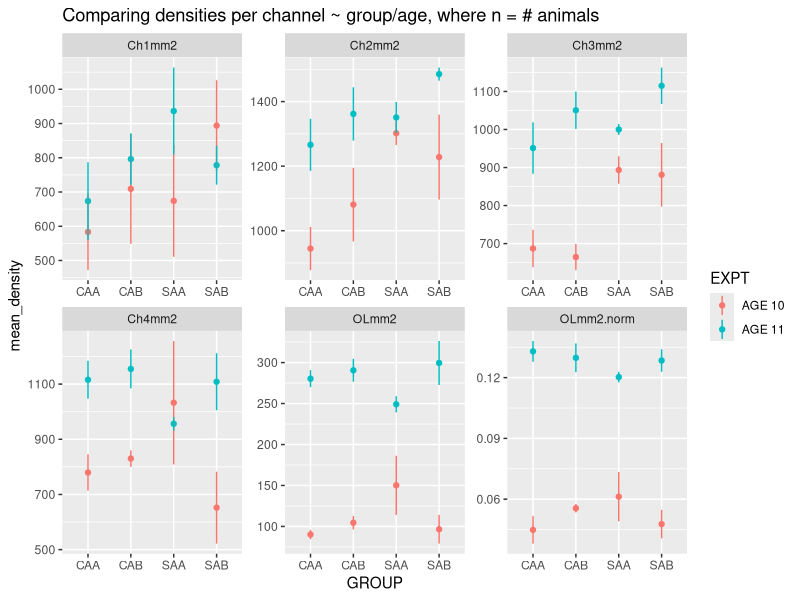
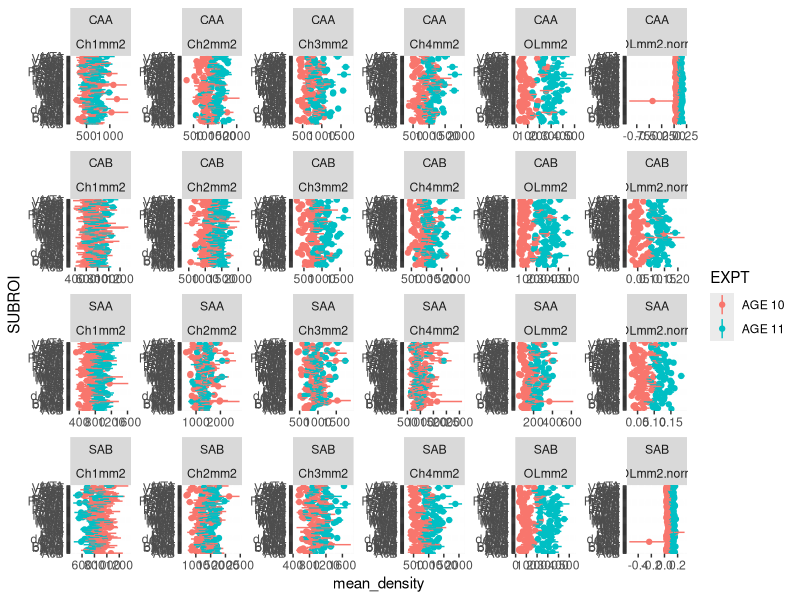
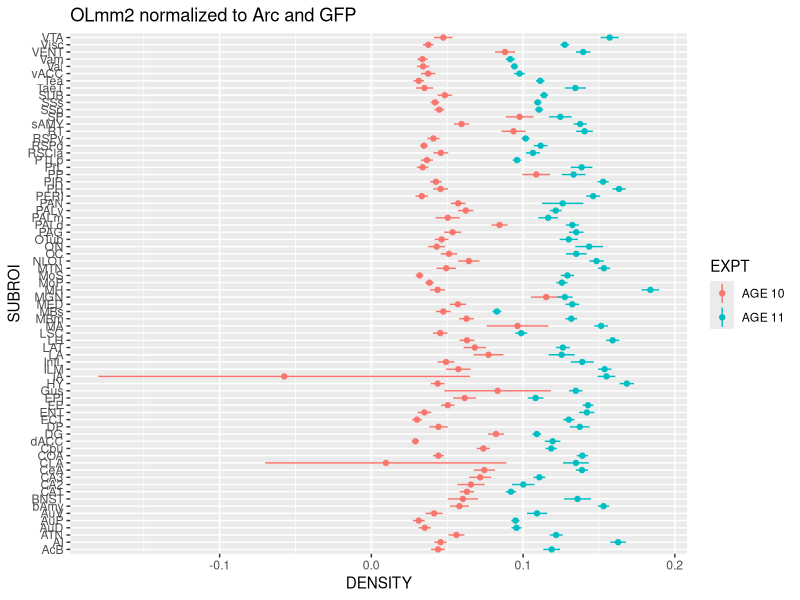
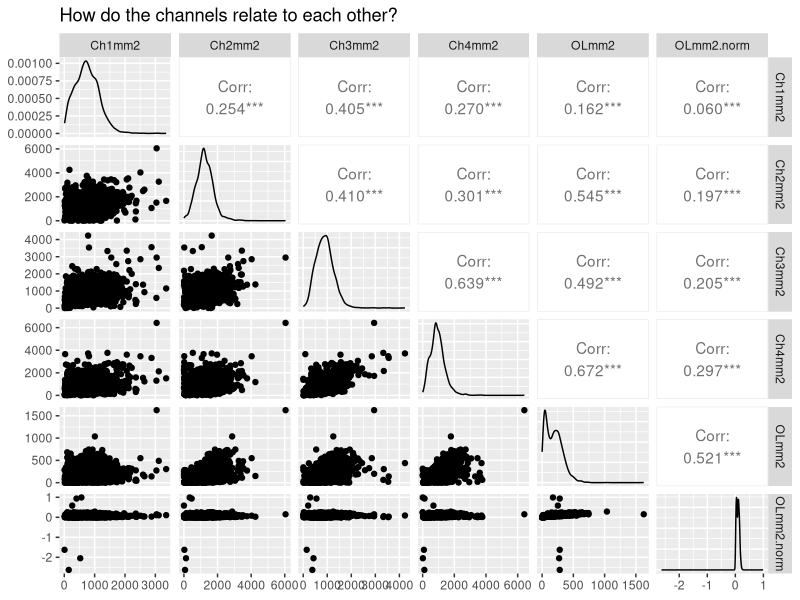
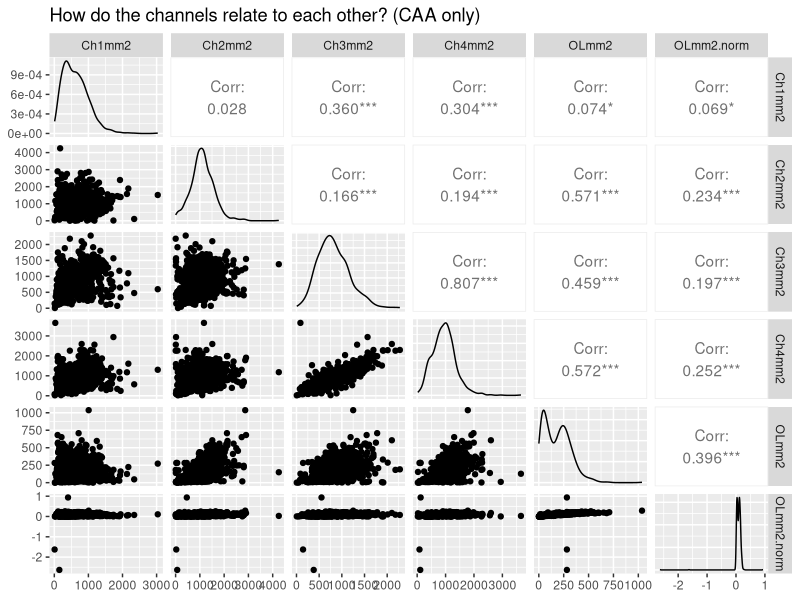
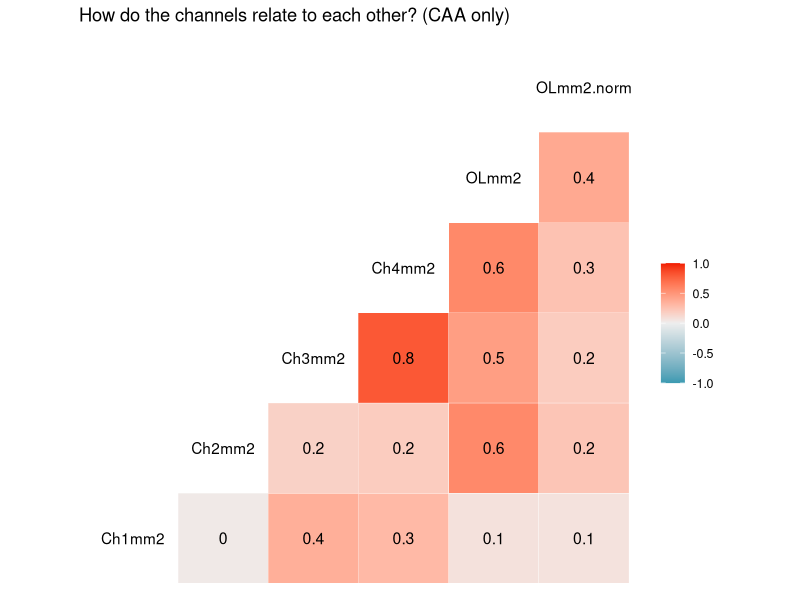
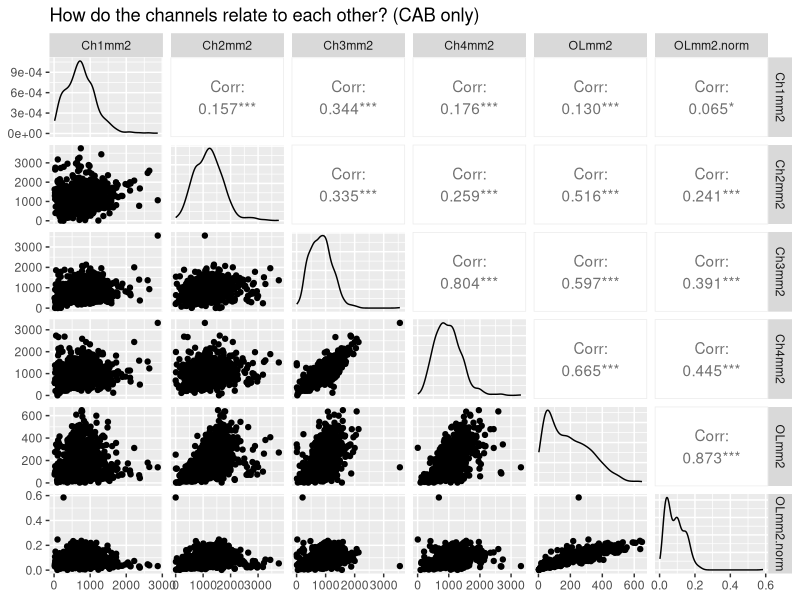
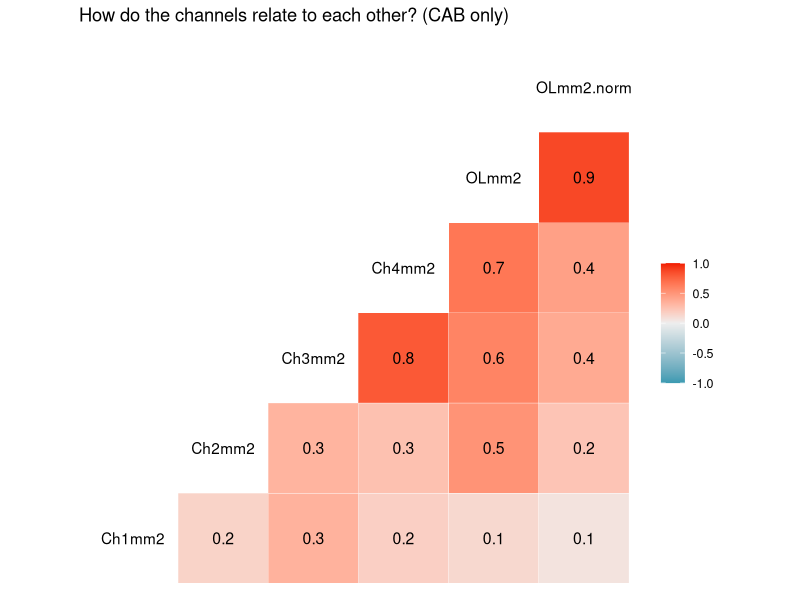

Recreate these plots in R, in order.
## ---- chunk 1
# Load libraries
library(ggplot2)
library(reshape2)
library(dplyr)
library(plotrix)
library(GGally)



# Load the data
kk = read.csv(file="All AGE 10 series counts-03232018/Wes_SUBROI_CLN_STACKED.csv", header=TRUE, sep=",")
kk$idBysubroi = as.factor(kk$idBysubroi)


# Merge animal details
animal_details = read.csv("animal_details.csv")
animal_details$Mouse.ID. = as.factor(animal_details$ID)
colnames(animal_details)[9] = "idBysubroi"
kk = merge(animal_details, kk, by = "idBysubroi")
colnames(kk)[2] = "GROUP"
attach(kk)


# normalize the OL counts
kk$OLmm2.norm = kk$OLmm2
kk$OLmm2.norm = kk$OLmm2/(kk$Ch2mm2 + kk$Ch4mm2 - kk$OLmm2)


# Transform rawkk to a long format
kk.long = melt(kk, id.vars=names(kk[1:12]), variable.name = "CHANNEL", value.name="DENSITY")


## ---- chunk 2

# 
# # What is the mean count per brain, normalized to area?
# channels.all = names(kk[13:18])

kkl.collapseROI = kk.long %>%
  group_by(CHANNEL, GROUP, EXPT, ID) %>%
  summarize(sem = std.error(DENSITY), mean_density = mean(DENSITY), N = length(DENSITY),
            ymin = mean_density-sem, ymax = mean_density+sem)
kkl.collapseROI

ggplot(kkl.collapseROI) + aes(GROUP, mean_density, fill=EXPT, color = EXPT) + facet_wrap(~CHANNEL, scales="free") +
  stat_summary(fun.y = mean, geom="point") +
  stat_summary(fun.data = mean_se, geom="linerange") +
  ggtitle("Comparing densities per channel ~ group/age, where n = # animals ")


## ---- chunk 3
# for (i in channels.all) {
#   print (
#     ggplot(rawkk) + aes(factor(SUBROI), rawkk[i], fill=EXPT, color=EXPT) + 
#       stat_summary(fun.y = mean, 
#                    position="dodge",
#                    geom="point") +
#       stat_summary(fun.data = mean_se, 
#                    size=.5,
#                    position="dodge",
#                    geom="linerange") +
#       ggtitle(i) + coord_flip() 
#   )
# }


kkl.collapseID = kk.long %>% 
  group_by(CHANNEL, GROUP, EXPT, SUBROI, ID) %>%
    summarize(sem = std.error(DENSITY), mean_density = mean(DENSITY), N = length(DENSITY),
            ymin = mean_density-sem, ymax = mean_density+sem)
kkl.collapseID


ggplot(kkl.collapseID) + aes(SUBROI, mean_density, fill=EXPT, color=EXPT) +
  stat_summary(fun.y = mean, geom = "point") +
  stat_summary(fun.data = mean_se, size=0.5, geom="linerange") +
  coord_flip() + facet_wrap(GROUP~CHANNEL, ncol=6, scales="free")


ggplot(filter(kk.long, kk.long$CHANNEL=="OLmm2.norm")) + aes(SUBROI, DENSITY, fill=EXPT, color=EXPT) +
  stat_summary(fun.y = mean, geom = "point") +
  stat_summary(fun.data = mean_se, size=0.5, geom="linerange") +
  ggtitle("OLmm2 normalized to Arc and GFP") + coord_flip()


## ---- chunk 4


# Relative channel correlations
ggpairs(kk[,13:18]) + 
  ggtitle("How do the channels relate to each other?")

# Does the channel relationship only matter per group?
set = kk %>% filter(GROUP=="CAA")
ggpairs(set[,13:18]) + ggtitle("How do the channels relate to each other? (CAA only)")
ggcorr(set[,13:18], label = TRUE) + ggtitle("How do the channels relate to each other? (CAA only)")

set = kk %>% filter(GROUP=="CAB")
ggpairs(set[,13:18]) + ggtitle("How do the channels relate to each other? (CAB only)")
ggcorr(set[,13:18], label = TRUE) + ggtitle("How do the channels relate to each other? (CAB only)")

set = kk %>% filter(GROUP=="SAA")
ggpairs(set[,13:18]) + ggtitle("How do the channels relate to each other? (SAA only)")
ggcorr(set[,13:18], label = TRUE) + ggtitle("How do the channels relate to each other? (SAA only)")

set = kk %>% filter(GROUP=="SAB")
ggpairs(set[,13:18]) + ggtitle("How do the channels relate to each other? (SAB only)")
ggcorr(set[,13:18], label = TRUE) + ggtitle("How do the channels relate to each other? (SAB only)")

# What about per age?
set = kk %>% filter(EXPT=="AGE 10")
ggpairs(set[,13:18]) + 
  ggtitle("How do the channels relate to each other? (YOUNG only)")
ggcorr(set[,13:18], label = TRUE) + ggtitle("How do the channels relate to each other? (YOUNG only)")

set = kk %>% filter(EXPT=="AGE 11")
ggpairs(set[,13:18]) + 
  ggtitle("How do the channels relate to each other? (OLD only)")
ggcorr(set[,13:18], label = TRUE) + ggtitle("How do the channels relate to each other? (OLD only)")


# 
# 
# # How does the OL vary with the normalized OL?
# 
# ggplot(kk) + aes(x=OLmm2, y=OLmm2.norm) +
#   geom_smooth(method='lm', formula=y~x) + 
#   ggtitle("How does OL affect OL normalized?") +
#   labs(x = "Overlap density", y = "Normalized overlap") +
#     stat_poly_eq(formula = y~x, 
#                aes(label = paste(..eq.label.., ..rr.label.., sep = "~~~")), 
#                parse = TRUE)
# 


## ---- chunk 5

ggplot(kk) + aes(x=reorder(SUBROI, AREAmm2), AREAmm2) + coord_flip() +
  stat_summary(fun.y = mean, geom="point") + 
  ggtitle("ROI Area measured as proxy for reliability")

